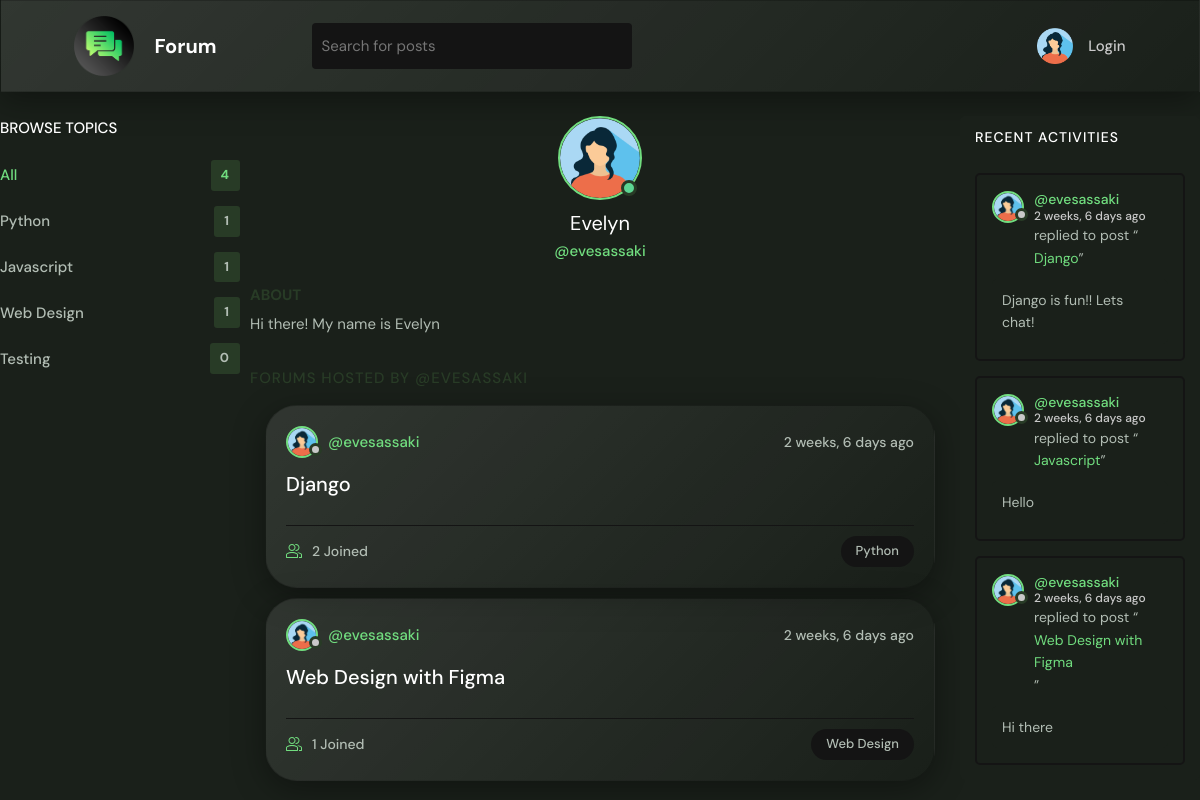
The app's page /profile/2/ with its own data.
### base/models.py (models this page shows, shortened)
class Topic(models.Model):
    name = models.CharField(max_length=200)

class User(AbstractUser):
    name = models.CharField(max_length=200, null=True)
    email = models.EmailField(unique=True, null=True)
    bio = models.TextField(null=True)
    avatar = models.ImageField(null=True, default='avatar.png')
    USERNAME_FIELD = 'email'
    REQUIRED_FIELDS = []

class Room(models.Model):
    host = models.ForeignKey(User, on_delete=models.SET_NULL, null=True)
    topic = models.ForeignKey(Topic, on_delete=models.SET_NULL, null=True)
    name = models.CharField(max_length=200)
    description = models.TextField(null=True, blank=True)
    participants = models.ManyToManyField(User, related_name='participants', blank=True)
    updated = models.DateTimeField(auto_now=True)
    created = models.DateTimeField(auto_now_add=True)
    class Meta:
        ordering = ['-updated', '-created']
    def __str__(self):
        return self.name

class Message(models.Model):
    user = models.ForeignKey(User, on_delete=models.CASCADE)
    room = models.ForeignKey(Room, on_delete=models.CASCADE)
    body = models.TextField()
    updated = models.DateTimeField(auto_now=True)
    created = models.DateTimeField(auto_now_add=True)
    class Meta:
        ordering = ['-updated', '-created']

### base/views.py (the view)
# urls.py: path('profile/<str:pk>/', views.userProfile, name="user-profile"),
def userProfile(request, pk):
    user = User.objects.get(id=pk)
    rooms = user.room_set.all()
    room_messages = user.message_set.all()
    topics = Topic.objects.all()
    context = {'user': user, 'rooms': rooms, 'topics': topics, 'room_messages': room_messages}
    return render(request, 'base/profile.html', context)

### base/templates/base/profile.html (shortened to what this page needs)
{% extends 'main.html' %} {% block content %}
<main class="profile-page layout layout--3">
  <div class="profile-container">
    {% include 'base/topics_component.html' %}
    <div class="roomList">
      <div class="profile">
        <div class="profile__avatar">
          <div class="avatar avatar--large active">
            <img src="{{user.avatar.url}}" />
          </div>
        </div>
        <div class="profile__info">
          <h3>{{user.name}}</h3>
          <p>@{{user.username}}</p>
        </div>
        <div class="profile__about">
          <h3>About</h3>
          <p>{{user.bio}}</p>
        </div>
      </div>
      <div class="roomList__header">
        <div>
          <h2>Forums hosted by @{{user.username}}</h2>
        </div>
      </div>
      {% include 'base/feed_component.html' %}
    </div>
    <div>
      {% include 'base/activity_component.html' %}
    </div>
  </div>
</main>
{% endblock content %}

### templates/main.html (shortened to what this page needs)
<!DOCTYPE html>
{% load static %}
<html lang="en">
  <head>
    <link
      rel="stylesheet"
      type="text/css"
      media="screen"
      href="{% static 'styles/style.css' %}"
    />
  </head>
  <body>
    {% include 'navbar.html' %}  {% block content %} {% endblock %}
  </body>
</html>

### templates/navbar.html
{% load static %}
<header class="header header--loggedIn">
  <div class="container">
    <a href="{% url 'home' %}" class="header__logo">
      <img src="{% static 'images/logo.png' %}" />
      <h1>Forum</h1>
    </a>
    <form class="header__search" method="GET" action="{% url 'home' %}">
      <label>
        <input name="q" placeholder="Search for posts" />
      </label>
    </form>
    <nav class="header__menu">
      {% if request.user.is_authenticated %}
      <div class="header__user">
        <a href="{% url 'update-user' %}">
          <div class="avatar avatar--medium active">
            <img src="{{request.user.avatar.url}}" />
          </div>
          <p>
            {{request.user.username}} <span>@{{request.user.username}}</span>
          </p>
        </a>
        <div>
          <a href="{% url 'update-user' %}" class="dropdown-link"> Settings</a>
          <a href="{% url 'logout' %}" class="dropdown-link"> Logout</a>
        </div>
      </div>
      {% else %}
      <a href="{% url 'login' %}">
        <img src="{% static 'images/avatar.png' %}" />
        <p>Login</p>
      </a>
      {% endif %}
    </nav>
  </div>
</header>

### base/templates/base/topics_component.html
<div class="topics">
  <div class="topics__header">
    <h2>Browse Topics</h2>
  </div>
  <ul class="topics__list">
    <li>
      <a href="{% url 'home' %}" class="active"
        >All <span>{{topics.count}}</span></a
      >
    </li>
    {% for topic in topics %}
    <li>
      <a href="{% url 'home' %}?q={{topic.name}}"
        >{{topic.name}}<span>{{topic.room_set.all.count}}</span></a
      >
    </li>
    {% endfor %}
  </ul>
</div>

### base/templates/base/feed_component.html (shortened to what this page needs)
{% for room in rooms %}
<div class="roomListRoom">
  <div class="roomListRoom__header">
    <a
      href="{% url 'user-profile' room.host.id %}"
      class="roomListRoom__author"
    >
      <div class="avatar avatar--small">
        <img src="{{room.host.avatar.url}}" />
      </div>
      <span>@{{room.host.username}}</span>
    </a>
    <div class="roomListRoom__actions">
      <span>{{room.created|timesince}} ago</span>
    </div>
  </div>
  <div class="roomListRoom__content">
    <a href="{% url 'room' room.id %}">{{room.name}}</a>
  </div>
  <div class="roomListRoom__meta">
    <a href="{% url 'room' room.id %}" class="roomListRoom__joined">
      {{room.participants.all.count}} Joined
    </a>
    <p class="roomListRoom__topic">{{room.topic.name}}</p>
  </div>
</div>
{% endfor %}

### base/templates/base/activity_component.html (shortened to what this page needs)
<div class="activities">
  <div class="activities__header">
    <h2>Recent Activities</h2>
  </div>
  {% for message in room_messages %}
  <div class="activities__box">
    <div class="activities__boxHeader roomListRoom__header">
      <a
        href="{% url 'user-profile' message.user.id %}"
        class="roomListRoom__author"
      >
        <div class="avatar avatar--small">
          <img src="{{message.user.avatar.url}}" />
        </div>
        <p>
          @{{message.user.username}}
          <span>{{message.created|timesince}} ago</span>
        </p>
      </a>
    </div>
    <div class="activities__boxContent">
      <p>
        replied to post “<a href="{% url 'room' message.room.id %}"
          >{{message.room}}</a
        >”
      </p>
      <div class="activities__boxRoomContent">{{message.body}}</div>
    </div>
  </div>
  {% endfor %}
</div>

### base/templates/base/profile.html (style rules this page uses)
.profile-container { display: grid; grid-template-columns: 1fr 3fr 1fr; }
.roomList { padding: 0 1rem; }

### records on screen
Topic: name "Python", room_set.all.count "1"
Topic: name "Javascript", room_set.all.count "1"
Topic: name "Web Design", room_set.all.count "1"
Topic: name "Testing", room_set.all.count "0"
User: avatar (picture), name "Evelyn", username "evesassaki", bio "Hi there! My name is Evelyn", username "EVESASSAKI"
Room: host.avatar (picture), host.username "evesassaki", created "2 weeks, 6 days", name "Django", participants.all.count "2", topic.name "Python"
Room: host.avatar (picture), host.username "evesassaki", created "2 weeks, 6 days", name "Web Design with Figma", participants.all.count "1", topic.name "Web Design"
Message: user.avatar (picture), user.username "evesassaki", created "2 weeks, 6 days", room "Django", body "Django is fun!! Lets chat!"
Message: user.avatar (picture), user.username "evesassaki", created "2 weeks, 6 days", room "Javascript", body "Hello"
Message: user.avatar (picture), user.username "evesassaki", created "2 weeks, 6 days", room "Web Design with Figma", body "Hi there"

### other values on screen
{{ topics.count }} "4"
